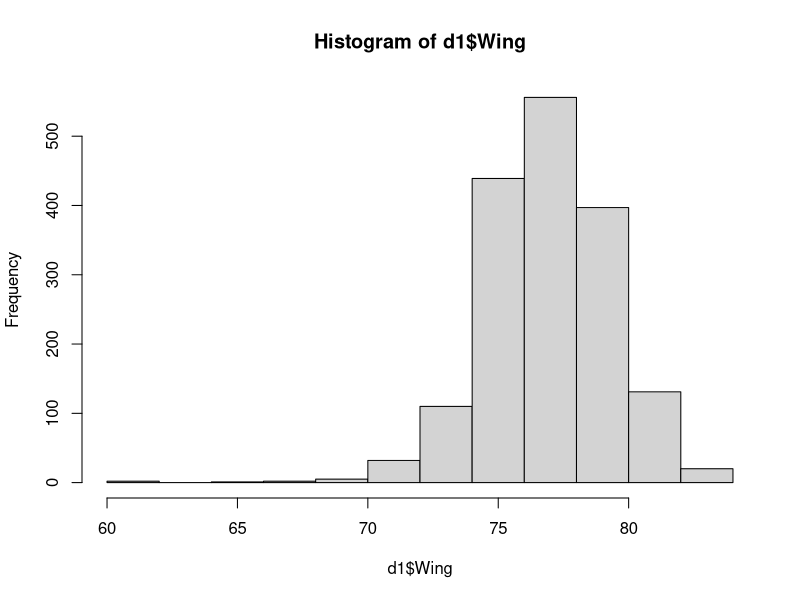
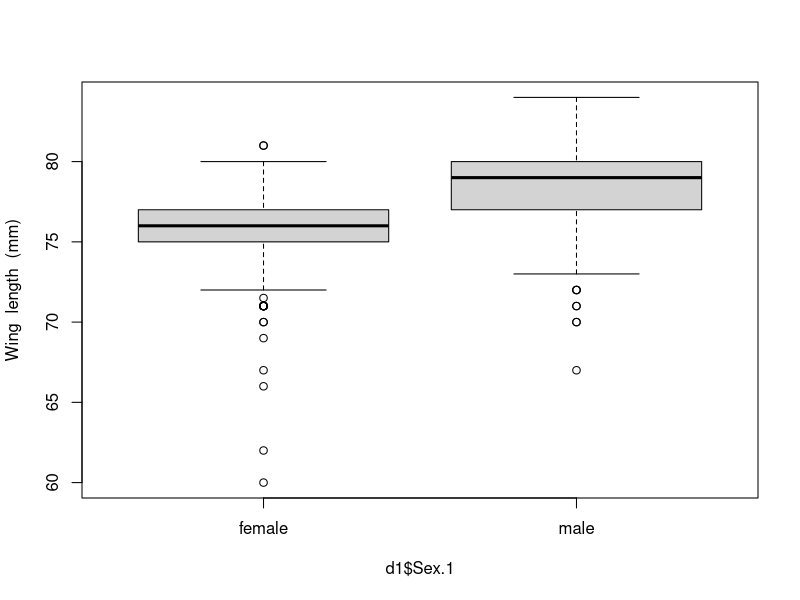
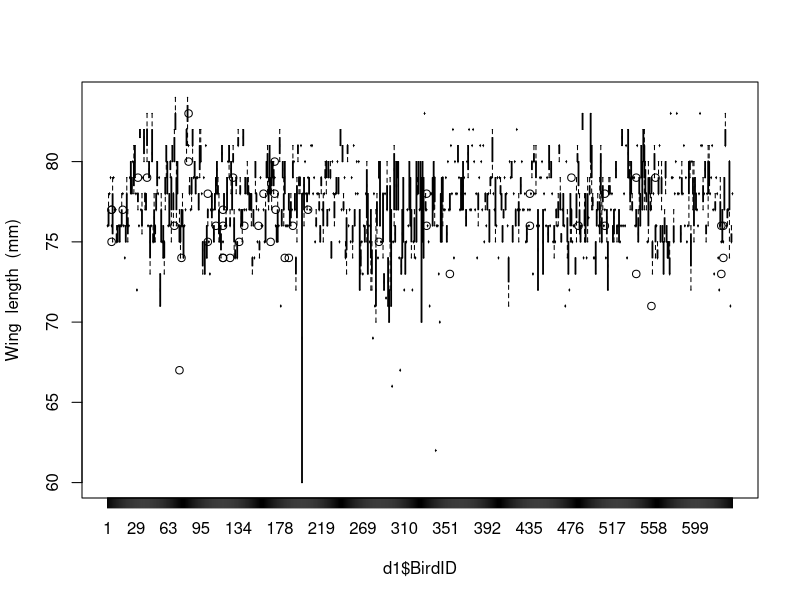
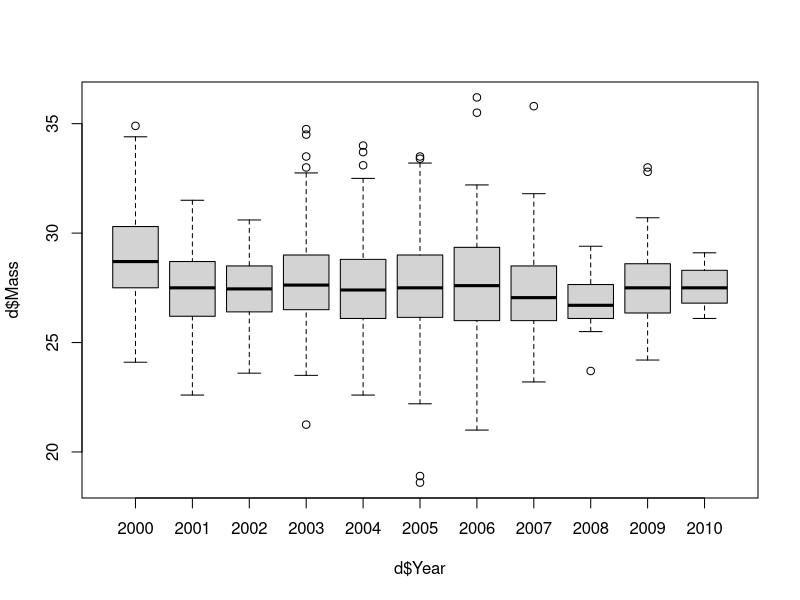

The R script that drew these images, in order:
#SWS ANOVAS

rm(list=ls())
d <- read.table("../Data/SparrowSize.txt",  header=TRUE)

d1 <- subset(d, d$Wing!= "NA") #creating new df without NAs in Wing
summary((d1$Wing))
hist(d1$Wing)

model1 <- lm(Wing~Sex.1, data = d1) #creating  a lm of Sex effect on Wing size
summary(model1)
boxplot(d1$Wing~d1$Sex.1,  ylab="Wing  length  (mm)")
anova(model1) #ANOVAS test whether variation within groups is smaller than the variation between/amoung groups
t.test(d1$Wing~d1$Sex.1,  var.equal=TRUE)


boxplot(d1$Wing~d1$BirdID,  ylab="Wing  length  (mm)") # doesn't make much sense yet

require(dplyr) 	

d$Mass %>% cor.test(d$Tarsus, na.rm= TRUE) # piping from dplyr allows for shorter code! Testing correlation between Mass and Tarsus length
d1  %>%   	#Taking data
  
  group_by(BirdID)  %>% 	#grouping by BirdID
  
  summarise  (count=length(BirdID)) # summarising data, how many counts for each ID


count(d1,  BirdID)  #Same output as above, but count is a funct this time, not able to do : count(d1,  d1$BirdID)  %>% 	count(count) 	as the name would clash with function


d1  %>%   	
  
  group_by(BirdID)  %>% 	
  
  summarise  (count=length(BirdID))    %>% 	
  
  count(count) 	#counting number of counts, i.e. 1 appears most..

model3 <- lm(Wing~as.factor(BirdID),  data=d1) 	

anova(model3) 	# T- test is about estimates, difference in size. ANOVA is diff in var amoung vs within. 

boxplot(d$Mass~d$Year) # bird weight over years

m2<-lm(d$Mass~as.factor(d$Year)) 	

anova(m2) 	#is a variation (sig) amoung years, but which ones? do summary
summary(m2)



# Excercise:
d2 = subset(d, d$Year!="2000")

model4 <- lm(Mass ~ as.factor(Year), data = d2)
anova(model4)  #Excluding the year 2000 results in no sig diff, 2000 was likely to be a recording/ human error , or possibly equiptment error
summary(model4)


# Anovas and repeatablity
rm(list=ls())

d <- read.table("../Data/SparrowSize.txt",  header=TRUE)

d1<-subset(d,  d$Wing!="NA") 	

model3<-lm(Wing~as.factor(BirdID),  data=d1) 	

anova(model3) 	

library(dplyr)
count(d1,  BirdID) #working out n1, n2 etc

d1  %>% 
  group_by(BirdID)  %>%
  summarise(count = length(BirdID)) %>%
    summarise(length(BirdID)) #working out a


# Excercise:

 d2 <- subset(d, d$Mass!="NA")

 
 d2 %>%
   group_by(BirdID) %>%
   summarise (count = length(Mass)) %>%
   summarise (sum(count^2))
 
a = 633
d = 1704
sn = 7226
n0 = (1/(a -1)) * (d - (sn/d))

model5 <- lm(Mass~as.factor(BirdID), data = d2)
model5a <- anova(model3)
sa <- (model5a$`Mean Sq`[1] - model5a$`Mean Sq`[2]) / n0
sw <- model5a$`Mean Sq`[2]
rep <- sa / (sw + sa)
percentrep <- rep * 100
